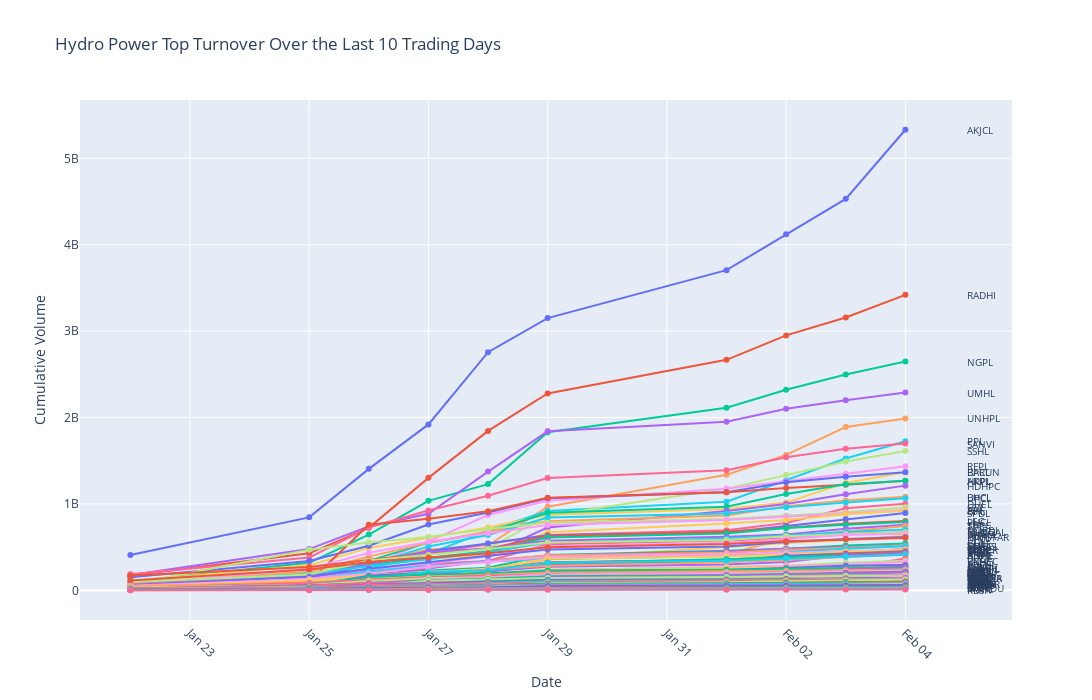

This figure's notebook cell:
### Code cell
days = 10 #should be greater than 0
top_n = 100
sector_specific_accumulation('Hydro Power', adjusted_price_sectorwise, trading_days = days, top_n= top_n)
